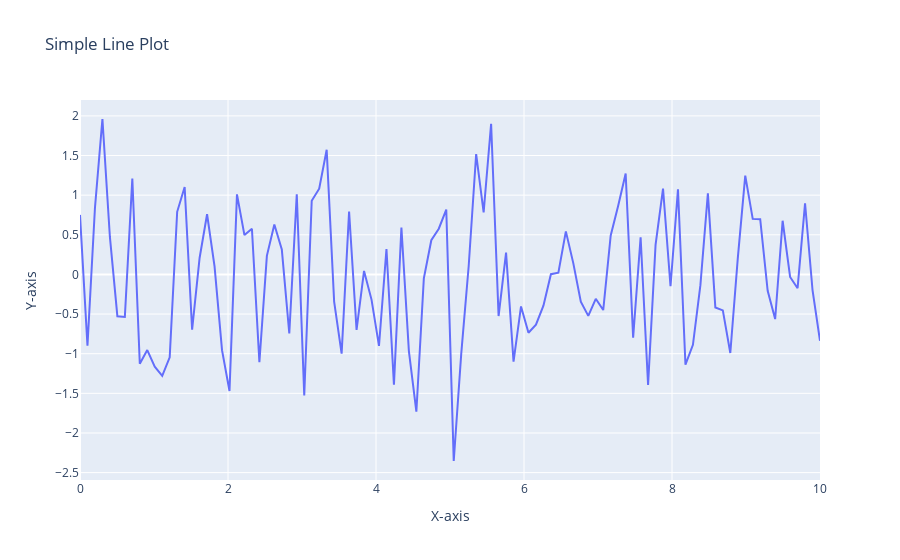

The cell this chart's notebook holds for it:
### Code cell
# 20. Using Plotly, create a basic line plot of a randomly generated dataset, label the axes, and set the title as 'Simple Line Plot'.

import plotly.express as px
import numpy as np

x = np.linspace(0, 10, 100)
y = np.random.randn(100)

fig = px.line(x=x, y=y, title='Simple Line Plot', labels={'x': 'X-axis', 'y': 'Y-axis'})
fig.show()
